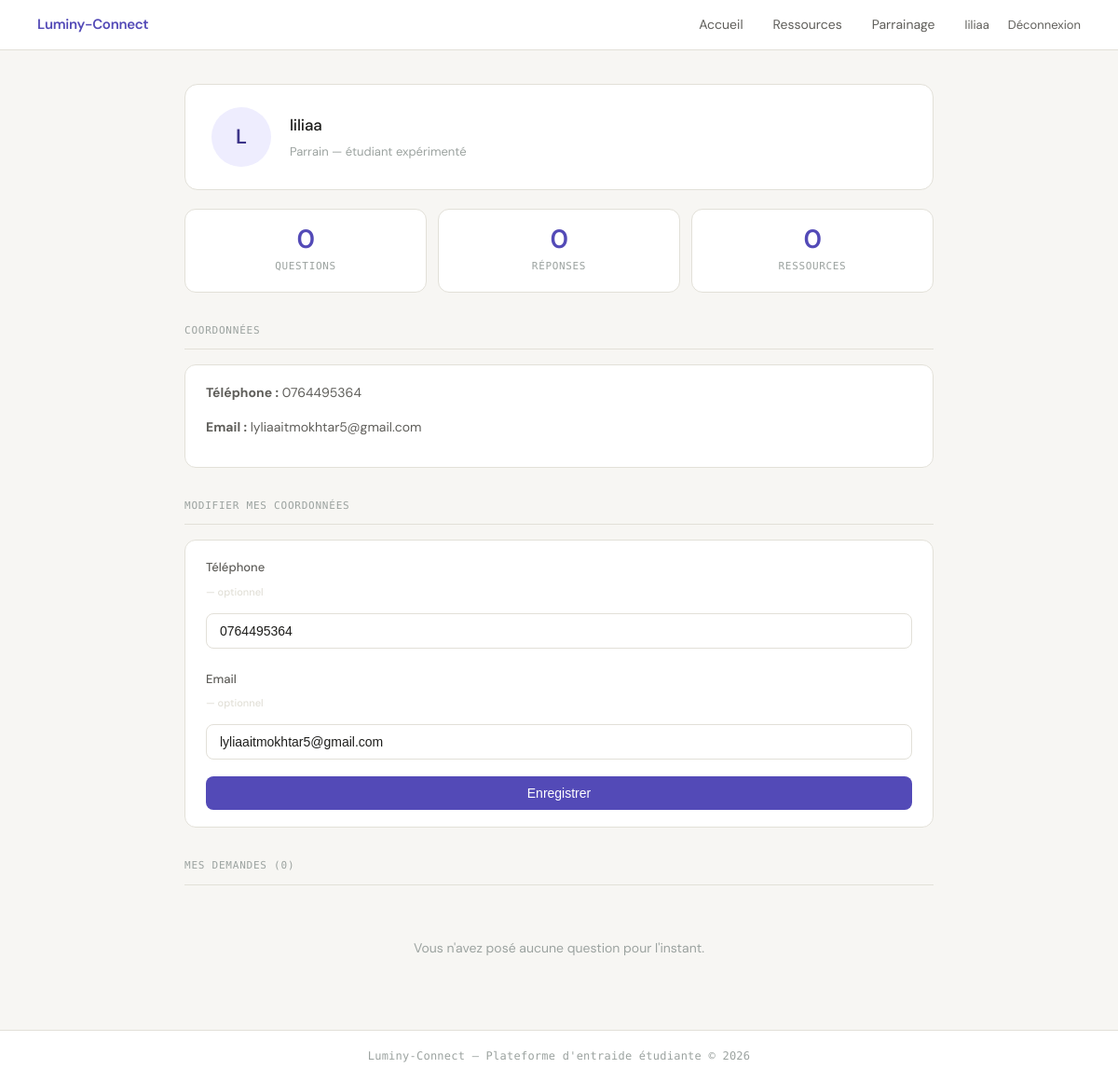
The app's page /profil (signed in) with its own data.
### tables this page shows
CREATE TABLE utilisateur (
            id INTEGER PRIMARY KEY AUTOINCREMENT,
            nom_utilisateur TEXT UNIQUE NOT NULL,
            mot_de_passe TEXT NOT NULL,
            est_parrain INTEGER NOT NULL,
            telephone TEXT DEFAULT NULL,
            email TEXT DEFAULT NULL
        );

### app.py (the view)
@app.route('/profil')
@login_required
def profil():
    user     = get_utilisateur(session['user_id'])
    stats    = get_stats_utilisateur(session['user_id'])
    demandes = obtenir_demandes_de(session['user_id'])
    return render_template('profil.html', user=user, stats=stats, demandes=demandes)

### data_model.py (called while the page is built)
def login_required(f):
    @wraps(f)
    def decorated_function(*args, **kwargs):
        if "user_id" not in session:
            return redirect(url_for('connexion'))
        return f(*args, **kwargs)
    return decorated_function

def db_fetch(query, args=(), fetch_all=False, db_name=DBFILENAME):
    with sqlite3.connect(db_name) as conn:
        conn.row_factory = sqlite3.Row
        cur = conn.execute(query, args)
        if fetch_all:
            res = cur.fetchall()
            return [dict(e) for e in res] if res else []
        else:
            res = cur.fetchone()
            return dict(res) if res else None

def get_utilisateur(user_id):
    query = "SELECT id, nom_utilisateur, est_parrain, telephone, email FROM utilisateur WHERE id = ?"
    return db_fetch(query, (user_id,))

def get_stats_utilisateur(user_id):
    demandes   = db_fetch("SELECT COUNT(*) AS c FROM demande_aide WHERE auteur_id = ?", (user_id,))
    reponses   = db_fetch("SELECT COUNT(*) AS c FROM reponse      WHERE auteur_id = ?", (user_id,))
    ressources = db_fetch("SELECT COUNT(*) AS c FROM ressource     WHERE auteur_id = ?", (user_id,))
    return {
        'demandes':   demandes['c']   if demandes   else 0,
        'reponses':   reponses['c']   if reponses   else 0,
        'ressources': ressources['c'] if ressources else 0,
    }

def obtenir_demandes_de(user_id):
    query = """
        SELECT id, matiere, description, statut
        FROM demande_aide
        WHERE auteur_id = ?
        ORDER BY id DESC
    """
    return db_fetch(query, (user_id,), fetch_all=True)

### templates/profil.html
{% include 'en_tete.html' %}
<main>
  <div class="carte-profil">
    <div class="avatar lg">{{ user.nom_utilisateur[0]|upper }}</div>
    <div class="profil-info">
      <h2>{{ user.nom_utilisateur }}</h2>
      <p class="role">
        {% if user.est_parrain %}Parrain — étudiant expérimenté{% else %}Filleul — nouvel arrivant{% endif %}
      </p>
    </div>
  </div>
  <div class="stats-row">
    <div class="stat-box">
      <div class="val">{{ stats.demandes }}</div>
      <div class="label">Questions</div>
    </div>
    <div class="stat-box">
      <div class="val">{{ stats.reponses }}</div>
      <div class="label">Réponses</div>
    </div>
    <div class="stat-box">
      <div class="val">{{ stats.ressources }}</div>
      <div class="label">Ressources</div>
    </div>
  </div>
  <div class="divider">Coordonnées</div>
  <div class="carte-demande" style="margin-bottom: 20px;">
    {% if user.telephone or user.email %}
      {% if user.telephone %}
      <p><strong>Téléphone :</strong> {{ user.telephone }}</p>
      {% endif %}
      {% if user.email %}
      <p style="margin-top: 6px;"><strong>Email :</strong> {{ user.email }}</p>
      {% endif %}
    {% else %}
      <p class="vide">Aucune coordonnée renseignée.</p>
    {% endif %}
  </div>
  <div class="divider">Modifier mes coordonnées</div>
  <div class="carte-demande" style="margin-bottom: 24px;">
    <form action="{{ url_for('modifier_profil') }}" method="POST">
      <label for="telephone">Téléphone <span style="font-size:11px;color:var(--gris-bord);">— optionnel</span></label>
      <input type="text" id="telephone" name="telephone"
             value="{{ user.telephone or '' }}"
             placeholder="06 12 34 56 78">
      <label for="email" style="margin-top: 8px;">Email <span style="font-size:11px;color:var(--gris-bord);">— optionnel</span></label>
      <input type="text" id="email" name="email"
             value="{{ user.email or '' }}"
             placeholder="prenom.nom@etu.univ-amu.fr">
      <button type="submit" style="margin-top: 4px;">Enregistrer</button>
    </form>
  </div>
  <div class="divider">Mes demandes ({{ demandes|length }})</div>
  {% for d in demandes %}
  <div class="carte-demande">
    <div class="carte-entete">
      <span class="matiere">{{ d.matiere }}</span>
      {% if d.statut == 'ouverte' %}
        <span class="statut-ouverte">Ouvert</span>
      {% else %}
        <span class="statut-close">Résolu</span>
      {% endif %}
    </div>
    <p>{{ d.description }}</p>
    <a href="/demande/{{ d.id }}">Voir la discussion →</a>
  </div>
  {% else %}
  <p class="vide">Vous n'avez posé aucune question pour l'instant.</p>
  {% endfor %}
</main>
{% include 'pied_de_page.html' %}

### templates/en_tete.html (shortened to what this page needs)
<!DOCTYPE html>
<html lang="fr">
<head>
  <link rel="stylesheet" href="{{ url_for('static', filename='style.css') }}">
</head>
<body>
<nav>
  <a href="/" class="brand">Luminy-Connect</a>
  {% if session.get('user_id') %}
    <a href="/">Accueil</a>
    <a href="/ressources">Ressources</a>
    <a href="/mon-parrainage">Parrainage</a>
    <span class="nav-user">
      <a href="/profil">{{ session.get('nom') }}</a>
      <a href="/deconnexion">Déconnexion</a>
    </span>
  {% endif %}
</nav>

### static/style.css (style rules this page uses)
:root { --violet: #534AB7; --violet-hover: #4540a0; --violet-clair: #EEEDFE; --violet-texte: #3C3489; --teal: #0F6E56; --teal-clair: #E1F5EE; --gris-bg: #f7f6f3; --gris-carte: #f1efe8; --gris-bord: #e2e0d8; --gris-texte: #5F5E5A; --gris-doux: #9ca3a0; --noir: #1e1e1c; --blanc: #ffffff; --rouge-clair: #FCEBEB; --rouge: #A32D2D; --vert-clair: #EAF3DE; --vert: #3B6D11; }
*, *::before, *::after { box-sizing: border-box; margin: 0; padding: 0; }
html { height: 100%; }
body { font-family: 'DM Sans', system-ui, sans-serif; font-size: 15px; line-height: 1.65; color: var(--noir); background: var(--gris-bg); min-height: 100vh; display: flex; flex-direction: column; }
a { color: var(--violet); text-decoration: none; }
h2 { font-size: 17px; font-weight: 500; margin-bottom: 0.75rem; letter-spacing: -0.01em; }
nav { background: rgba(255,255,255,0.95); backdrop-filter: blur(10px); border-bottom: 0.5px solid var(--gris-bord); padding: 0 40px; height: 54px; display: flex; align-items: center; gap: 32px; position: sticky; top: 0; z-index: 100; }
nav .brand { font-weight: 600; font-size: 15px; color: var(--violet); margin-right: auto; letter-spacing: -0.02em; }
nav > a { font-size: 14px; color: var(--gris-texte); padding: 4px 0; position: relative; transition: color 0.15s; }
nav > a::after { content: ''; position: absolute; bottom: -2px; left: 0; right: 0; height: 1.5px; background: var(--violet); transform: scaleX(0); transition: transform 0.15s; }
nav .nav-user { font-size: 13px; display: flex; align-items: center; gap: 20px; }
nav .nav-user a { font-size: 13px; color: var(--gris-texte); transition: color 0.15s; }
main { width: 100%; max-width: 860px; margin: 0 auto; padding: 36px 28px; flex: 1; }
.carte-demande { background: var(--blanc); border: 0.5px solid var(--gris-bord); border-radius: 12px; padding: 18px 22px; margin-bottom: 10px; transition: border-color 0.15s, box-shadow 0.15s; animation: fadeIn 0.2s ease forwards; }
.carte-demande p { font-size: 14px; color: var(--gris-texte); margin-bottom: 14px; line-height: 1.6; }
form { display: flex; flex-direction: column; gap: 14px; }
label { font-size: 13px; color: var(--gris-texte); font-weight: 500; display: flex; flex-direction: column; gap: 6px; }
input[type="text"], input[type="password"], input[type="url"], textarea, select { width: 100%; padding: 10px 14px; font-size: 14px; font-family: 'DM Sans', inherit; border: 0.5px solid var(--gris-bord); border-radius: 8px; background: var(--blanc); color: var(--noir); outline: none; transition: border-color 0.15s, box-shadow 0.15s; }
input::placeholder, textarea::placeholder { color: var(--gris-doux); font-size: 13px; }
button, .btn { padding: 10px 22px; font-size: 14px; font-family: 'DM Sans', inherit; font-weight: 500; border-radius: 8px; cursor: pointer; transition: background 0.15s, opacity 0.15s, transform 0.1s; border: none; text-decoration: none; display: inline-block; }
.btn-primary, button[type="submit"] { background: var(--violet); color: var(--blanc); }
.divider { font-size: 11px; color: var(--gris-doux); text-transform: uppercase; letter-spacing: 0.07em; margin: 32px 0 16px; padding-bottom: 10px; border-bottom: 0.5px solid var(--gris-bord); font-family: 'DM Mono', monospace; }
.avatar { width: 48px; height: 48px; border-radius: 50%; background: var(--violet-clair); color: var(--violet-texte); font-size: 16px; font-weight: 600; display: flex; align-items: center; justify-content: center; flex-shrink: 0; text-transform: uppercase; }
.avatar.lg { width: 64px; height: 64px; font-size: 22px; }
.carte-profil { background: var(--blanc); border: 0.5px solid var(--gris-bord); border-radius: 14px; padding: 24px 28px; margin-bottom: 20px; display: flex; align-items: center; gap: 20px; }
.carte-profil .profil-info h2 { margin-bottom: 4px; }
.carte-profil .profil-info .role { font-size: 13px; color: var(--gris-doux); }
.stats-row { display: flex; gap: 12px; margin-bottom: 24px; }
.stat-box { flex: 1; background: var(--blanc); border: 0.5px solid var(--gris-bord); border-radius: 12px; padding: 18px 14px; text-align: center; transition: border-color 0.15s; }
.stat-box .val { font-size: 28px; font-weight: 600; color: var(--violet); line-height: 1; letter-spacing: -0.02em; }
.stat-box .label { font-size: 11px; color: var(--gris-doux); margin-top: 6px; text-transform: uppercase; letter-spacing: 0.06em; font-family: 'DM Mono', monospace; }
.vide { font-size: 14px; color: var(--gris-doux); text-align: center; padding: 40px 0; }

### records on screen
utilisateur: get "liliaa", nom_utilisateur "L", nom_utilisateur "liliaa", telephone "0764495364", email "lyliaaitmokhtar5@gmail.com"

### other values on screen
{{ stats.demandes }} "0"
{{ stats.reponses }} "0"
{{ stats.ressources }} "0"
{{ demandes|length }} "0"
